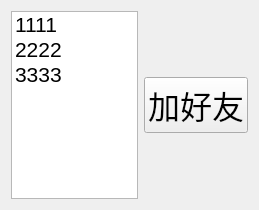
<?xml version="1.0" encoding="UTF-8"?>
<ui version="4.0">
 <class>Online</class>
 <widget class="QWidget" name="Online">
  <property name="geometry">
   <rect>
    <x>0</x>
    <y>0</y>
    <width>259</width>
    <height>210</height>
   </rect>
  </property>
  <property name="windowTitle">
   <string>Form</string>
  </property>
  <layout class="QHBoxLayout" name="horizontalLayout_2">
   <item>
    <layout class="QHBoxLayout" name="horizontalLayout">
     <item>
      <widget class="QListWidget" name="online_listWidget">
       <property name="font">
        <font>
         <pointsize>16</pointsize>
        </font>
       </property>
       <item>
        <property name="text">
         <string>1111</string>
        </property>
       </item>
       <item>
        <property name="text">
         <string>2222</string>
        </property>
       </item>
       <item>
        <property name="text">
         <string>3333</string>
        </property>
       </item>
      </widget>
     </item>
     <item>
      <layout class="QVBoxLayout" name="verticalLayout">
       <item>
        <spacer name="verticalSpacer">
         <property name="orientation">
          <enum>Qt::Vertical</enum>
         </property>
         <property name="sizeHint" stdset="0">
          <size>
           <width>20</width>
           <height>40</height>
          </size>
         </property>
        </spacer>
       </item>
       <item>
        <widget class="QPushButton" name="addFriend_pb">
         <property name="font">
          <font>
           <pointsize>24</pointsize>
          </font>
         </property>
         <property name="text">
          <string>加好友</string>
         </property>
        </widget>
       </item>
       <item>
        <spacer name="verticalSpacer_2">
         <property name="orientation">
          <enum>Qt::Vertical</enum>
         </property>
         <property name="sizeHint" stdset="0">
          <size>
           <width>20</width>
           <height>40</height>
          </size>
         </property>
        </spacer>
       </item>
      </layout>
     </item>
    </layout>
   </item>
  </layout>
 </widget>
 <resources/>
 <connections/>
</ui>
